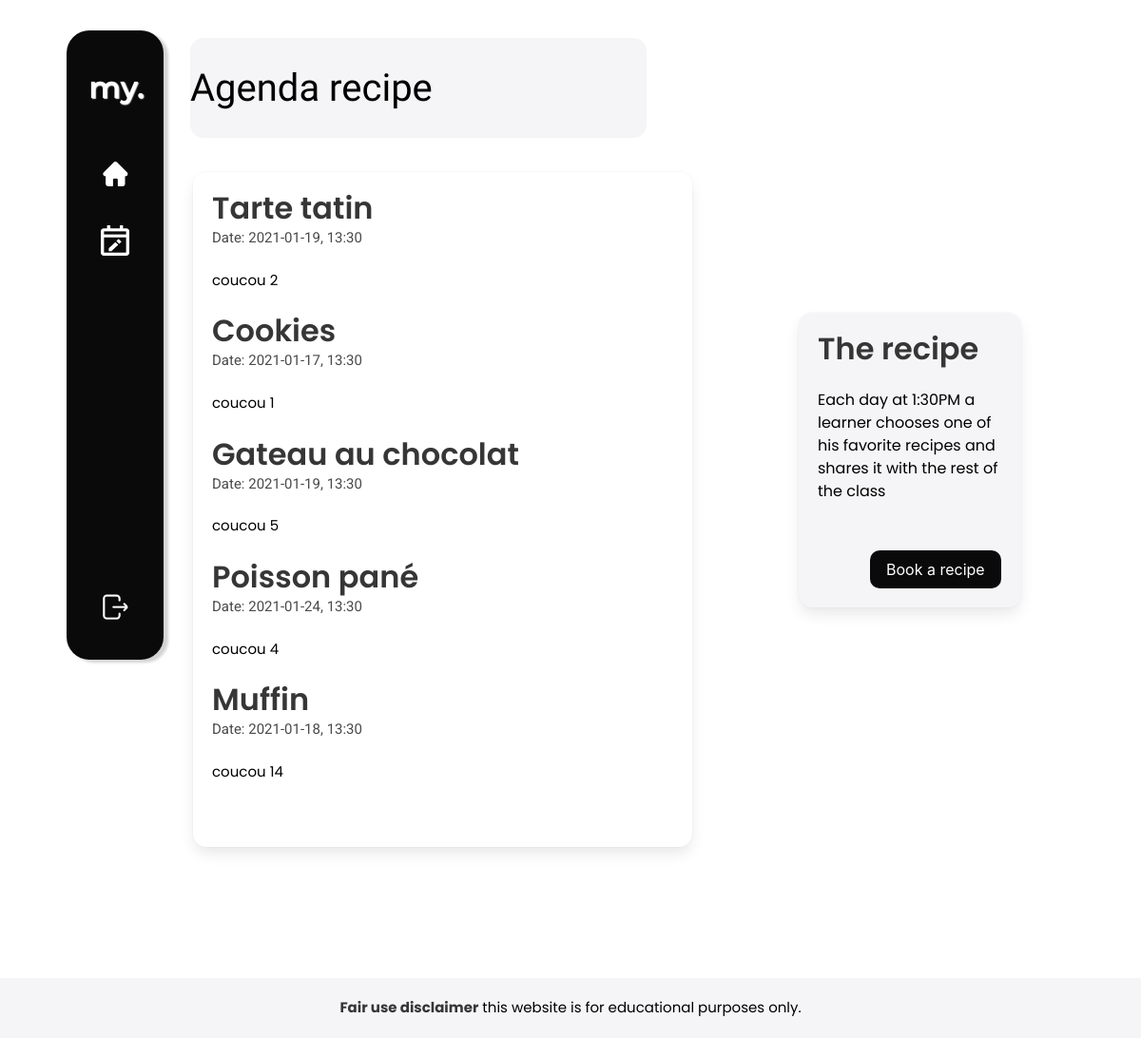
Before: /recipe_book.php with the older database file.
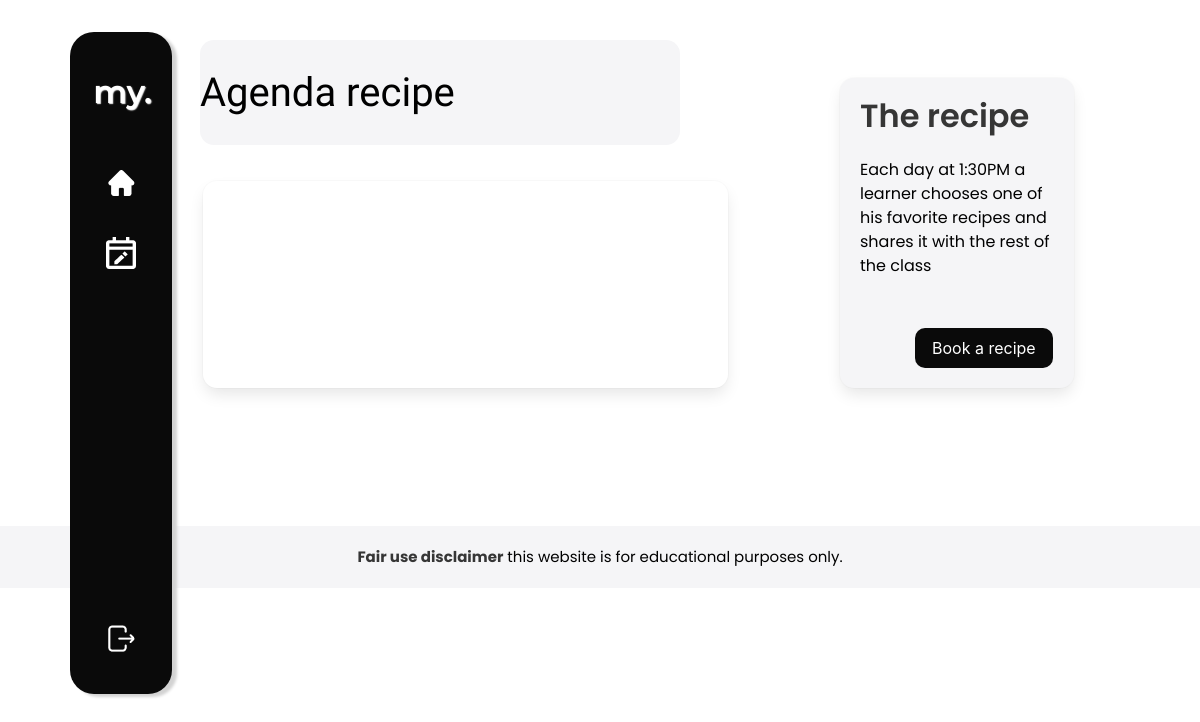
After: the same page with the newer database file.
### tables this page shows
CREATE TABLE `recipes` (
  `recipeid` tinyint NOT NULL,
  `recipe_name` varchar(250) NOT NULL,
  `date` date NOT NULL,
  `fk_userid` tinyint NOT NULL
);

### recipe_book.php (the view, shortened to what this page needs)
<?php
try
{
	$bddbocuse = new PDO('mysql:host=localhost;dbname=xnnujqmj_mybocuse;charset=utf8',$phpmalog, $phpmapasswd);
}
catch(Exception $e)
{
        die('Erreur : '.$e->getMessage());
}
?>
<!DOCTYPE html>
<html lang="en">
<head>
  <link rel="stylesheet" href="https://cdn.jsdelivr.net/npm/bulma@0.9.1/css/bulma.min.css">
  <link rel="stylesheet" type="text/css" href="styles.css">
</head>
<body>
  <header>
    <h2 id=recipetitleagenda>Agenda recipe</h2>
  </header>
  <main>
    <section class="tiles_group">
    <div class="studentdashboard">
<div class="tile is-ancestor">
    <div class="tile is-parent is-2" id=paddingmenu >
      <article class="tile is-child box has-background-black " id=menubar>
        <p class="title" id=titlemenu> my.</p>
        <figure class="homebutton" id=hombebutton>
         <a href='studentdashboard.php'><img src="./asset/icons/home.png"></a>
      </figure>
      <figure class="calendarbutton" id=calendarbutton>
      <a href='recipe_book.php'><img src="./asset/icons/calendar.png"></a>
     </figure>
    <figure class="logoutbutton">
    <a href='logout.php'><img src="./asset/icons/logout.png" id=logoutbutton></a>
      </figure>
      </article>
    </div>
      <div class="tile is-ancestor">
        <div class="tile is-vertical is-parent is-8" id=marginagendabox>
          <div class="tile is-child box" id=agendabox>
<?php
 $reponse = $bddbocuse->query('SELECT recipe_name, date, fk_userid FROM recipes');
  while ($donnees = $reponse->fetch())
  {
?>
    <p class="title">
  <?php echo $donnees['recipe_name']; ?>
    </p>
    <p class="subtitle">
<?php
echo 'Date: ' . $donnees['date'] . ', 13:30';
?>
</p>
<p>
  <?php
  echo "coucou " . $donnees['fk_userid'];
  ?>
</p>
<br>
<?php
}$reponse->closeCursor();
?>
    <br>
          </div>
        </div>
        <div class="tile is-parent is-3 tile_info" id=tilesubmitmargins>
          <div class="tile is-child box is-grey" id=submitbox>
            <p class="title">The recipe</p>
            <p id=textrecipesumbit>Each day at 1:30PM a learner chooses one of his favorite recipes and shares it with the rest of the class</p>
            <button class="button is-black" id="addRecipe">Book a recipe</button>
          </div>
        </div>
      </div>
    </section>
  </main>
    <?php
    include("footer.php");
    ?>
</body>
</html>

Changed rows visible on the page:
removed recipes: recipe_name "Tarte tatin", date "2021-01-19", fk_userid "2"
removed recipes: recipe_name "Cookies", date "2021-01-17", fk_userid "1"
removed recipes: recipe_name "Gateau au chocolat", date "2021-01-19", fk_userid "5"
removed recipes: recipe_name "Poisson pané", date "2021-01-24", fk_userid "4"
removed recipes: recipe_name "Muffin", date "2021-01-18", fk_userid "14"
